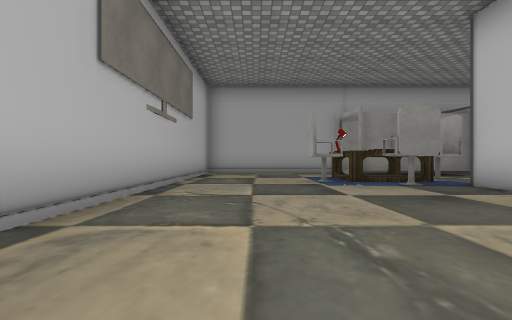
View 1 (above)

17 first-person views from a walk through a 3-D level made in the Unity game engine. The camera is 0.46 m above the floor, looks level and sees 80° across. The floor is counted in squares, 1 m on a side. Each view is taken from the middle of a square. On the plan, view 1 faces up. The plan holds only what a view shows up to about 9 squares ahead; the rest is blank. The place goes on beyond the plan. The player character is not drawn. Some animated figures are not drawn. Door leaves are left out, so doorways stand open. Some surface patterns are stand-ins.

View 2
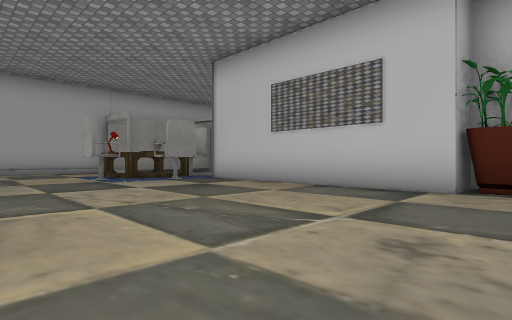

View 3
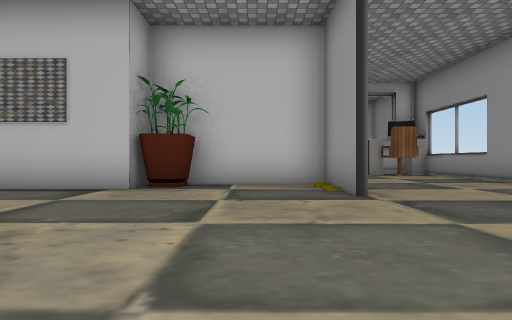

View 4
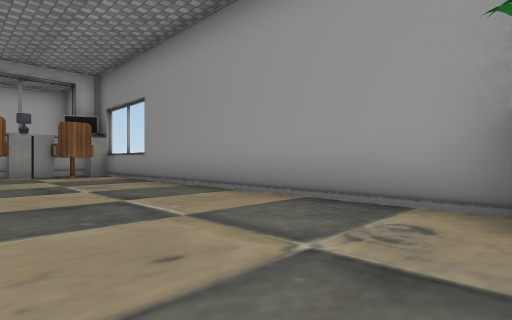

View 5
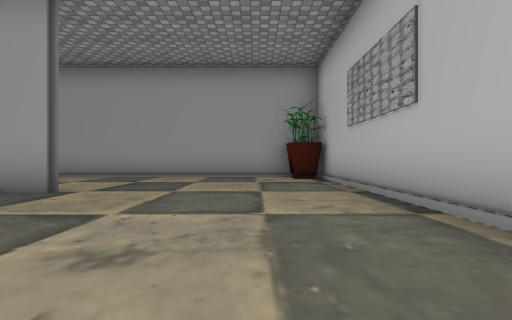

View 6
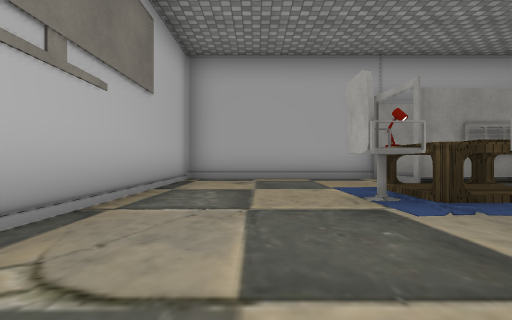

View 7
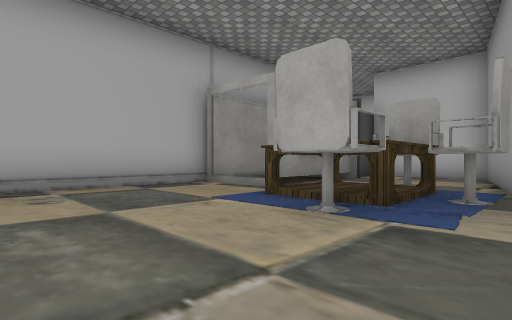

View 8
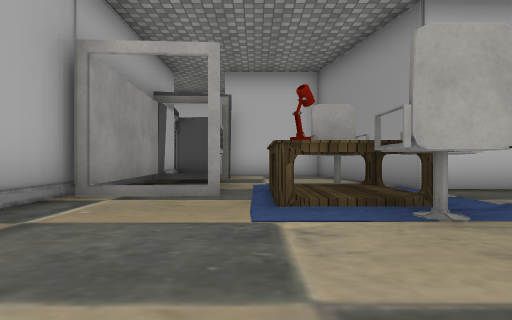

View 9
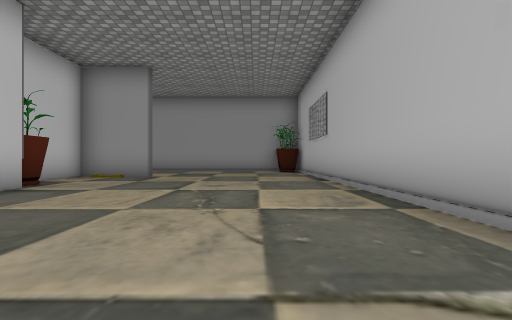

View 10
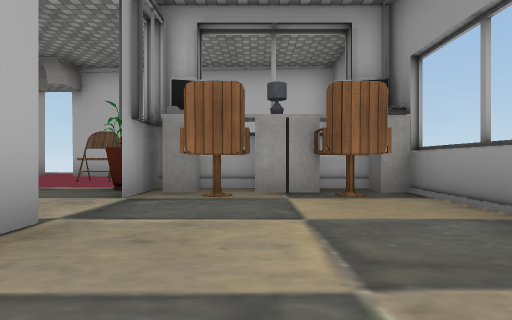

View 11
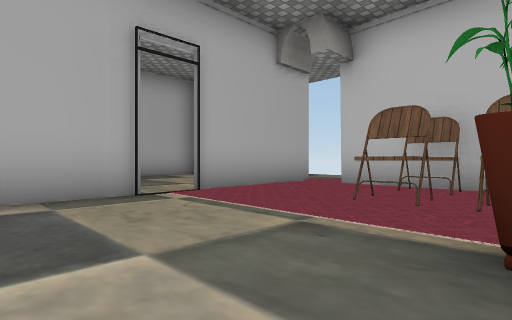

View 12
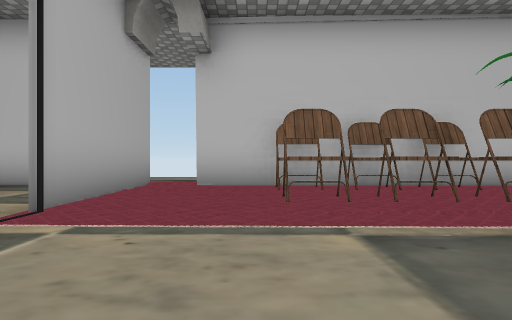

View 13
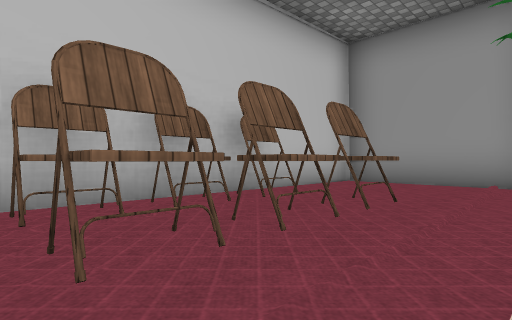

View 14
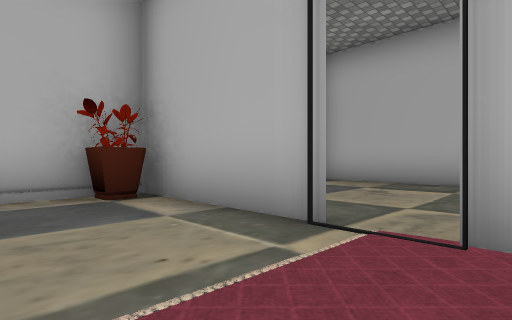

View 15
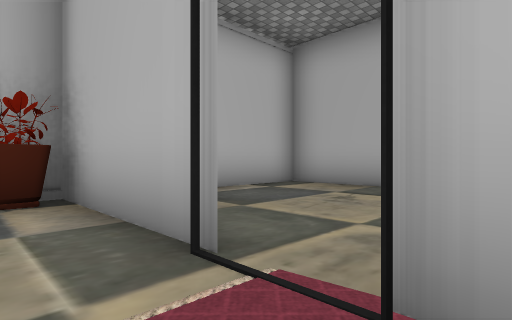

View 16
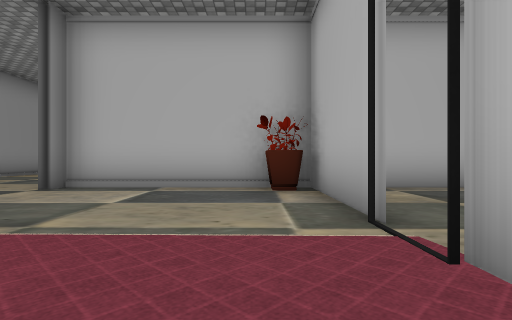

View 17
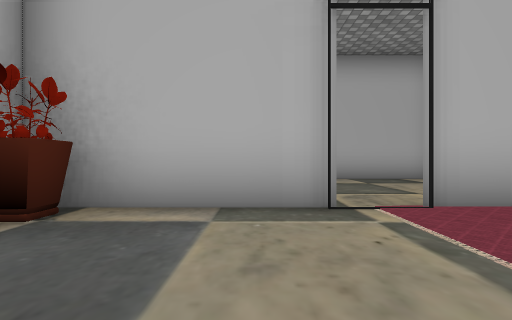

### Floor plan
Points are (right, up) in squares from view 1. A wall is a line through its corners. A room is listed if a view was taken in it or the views show most of it. See-through windows are left out.
Room 1 (views 1, 2, 3, 4, 5, 6, 7, 8, 9, 10)
walls: (3.8, 0.4) (3.8, 5.4) (7.8, 6.2) (7.8, 8.8); (2.8, -3.3) (6.2, -3.3); (4.8, -3.4) (4.8, 0.2); (2.9, 8.9) (2.8, 10.3); (-0.6, -7.2) (8.3, -7.2); (4.5, 10.4) (-1.7, 10.4) (-1.7, -6.4); (8.3, -6.8) (9, -6.8) (9, -4.5)
ways out: opening at (7, -4) to room 2
objects: other object (-2, -7) to (-1, -7); other object (1, 6) to (2, 7); other object (2, 7) to (4, 8); other object (3, 6); other object (4, -1) to (4, 0); other object (4, 6) to (4, 7); other object (8, -6); other object (8, -5) to (8, -4)
Room 2 (views 11, 12, 13, 14, 15, 16, 17)
walls: (8.9, 0.9) (5.8, 0.9) (5.8, -3.2); (12.4, -2.1) (12.4, 0.1); (12.6, 0.9) (9.5, 0.9); (9.5, -7.2) (12.3, -7.2) (12.3, -4.4)
ways out: opening at (7, -4) to room 1; open door at (9, 1) to room 3; open door at (12.3, 0.3)
objects: other object (6, 0); other object (9, -4); other object (9, -3); other object (10, -4); other object (10, -3); other object (10, -2); other object (12, -4); other object (12, -3); other object (12, -2) to (12, -1)
Room 3 (no view inside)
walls: (12.5, 3) (12.5, 3.6); (12.1, 5.4) (5.8, 5.4) (5.8, 2.1)
ways out: open door at (9, 1) to room 2

Where each view was taken, in squares from view 1:
view 1: 0 up, 0 right, facing up
view 2: 1 down, 1 left, facing up-right
view 3: 2 down, 1 left, facing right
view 4: 4 down, 1 left, facing down-right
view 5: 1 up, 0 right, facing down
view 6: 3 up, 0 right, facing up
view 7: 5 up, 1 left, facing up-right
view 8: 8 up, 1 left, facing right
view 9: 5 up, 0 right, facing down
view 10: 5 down, 4 right, facing right
view 11: 3 down, 7 right, facing up-right
view 12: 1 down, 7 right, facing right
view 13: 1 down, 9 right, facing down-right
view 14: 1 down, 10 right, facing up-left
view 15: 0 up, 10 right, facing up-left
view 16: 0 up, 11 right, facing left
view 17: 2 down, 8 right, facing up
